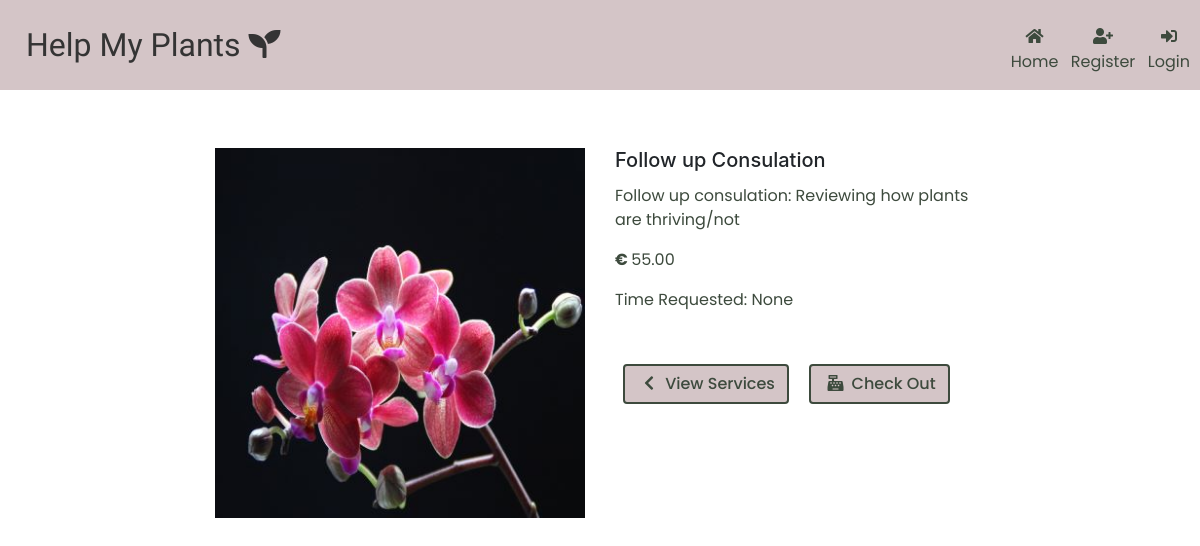
/services/3/, run on an earlier commit of the app's database.
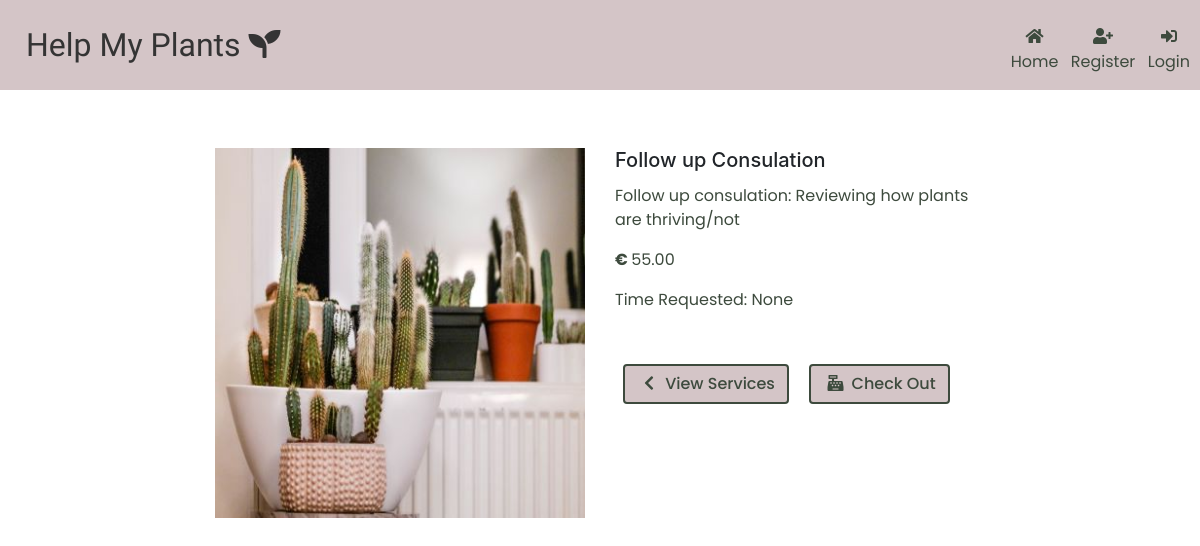
And on a later commit of the database.
### services/models.py (models this page shows, shortened)
class Service(models.Model):
    name = models.CharField(max_length=254)
    description = models.TextField()
    time_slot = models.DateField(null=True, blank=True)
    price = models.DecimalField(max_digits=6, decimal_places=2)
    image = models.ImageField(null=True, blank=True)

### services/views.py (the view)
# urls.py: path('<int:service_id>/', views.service_detail, name='service_detail'),
def service_detail(request, service_id):
    service = get_object_or_404(Service, pk=service_id)
    context = {
        'service': service,
    }
    return render(request, 'services/service_detail.html', context)

### services/templates/services/service_detail.html (shortened to what this page needs)
{% extends "base.html" %}
{% load static %}
{% block page_header %}
<div class="container-fluid header-container">
</div>
{% endblock %}
{% block content %}
<div class="container-fluid content-container">
  <div class="row">
    <div class="col-12 col-md-6 col-lg-4 offset-lg-2">
      <div class="image-container my-5">
        {% if service.image %}
        <a href="{{ service.image.url }}" target="_blank">
          <img src="{{ service.image.url }}" class="img-fluid" alt="{{ service.name }}">
        </a>
        {% else %}
        <a href="">
          <img src="{{ MEDIA_URL }}no-image.png" class="img-fluid" alt="{{ service.name }}">
        </a>
        {% endif %}
      </div>
    </div>
    <div class="col-12 col-md-6 col-lg-4">
      <div class="product-details-container mb-5 mt-md-5">
        <h5 class="card-title">{{ service.name}}</h5>
        <p class="text-content">{{ service.description }}</p>
        <p class="text-content"><strong>€ </strong>{{ service.price }}</p>
        <p class="text-content">Time Requested: {{ service.time_slot }}</p>
      </div>
      <a href="{% url 'services' %}" class="btn my-1 mx-2">
        <span class="icon">
            <i class="fas fa-chevron-left"></i>
        </span>
        <span class="text-content">View Services</span>
    </a>
    <a href="#" class="btn my-1 mx-2">
      <span class="icon">
        <i class="fas fa-cash-register"></i>
      </span>
      <span class="text-content">Check Out</span>
  </a>
    </div>
  </div>
</div>
{% endblock %}

What changed in the data, as far as the page shows it:
changed Service "Follow up Consulation": image: a different picture
